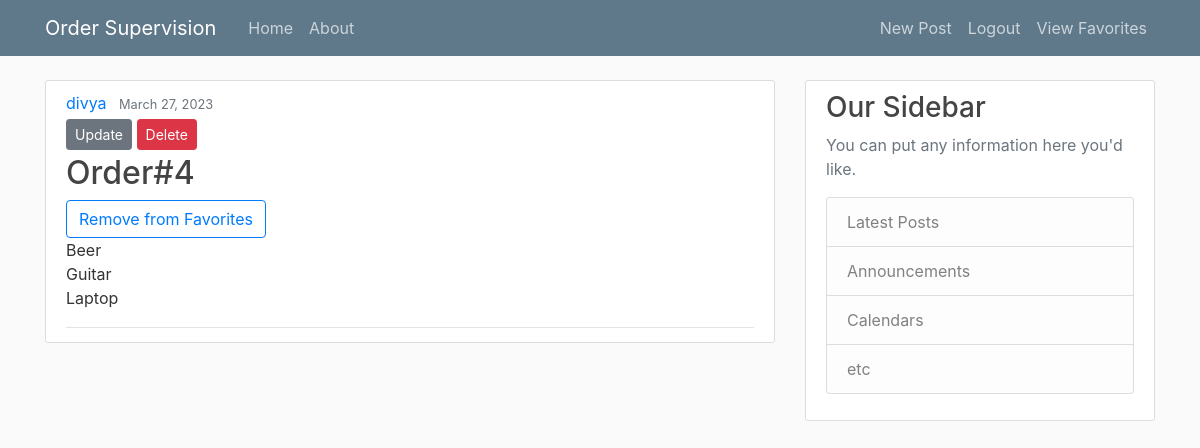
/post/6/ (signed in), run on the app's committed database.
### blog/models.py (models this page shows, shortened)
class Post(models.Model):
    title=models.CharField(max_length=100)
    content=models.TextField()
    date_posted=models.DateTimeField(default=timezone.now)
    author=models.ForeignKey(User, on_delete=models.CASCADE)
    favorite=models.ManyToManyField(User, related_name='favorite', blank=False)

### blog/views.py (the view)
# urls.py: path('post/<int:pk>/', PostDetailView.as_view(), name='post-detail'),
class PostDetailView(DetailView):
	model = Post

### blog/templates/blog/post_detail.html
{% extends "blog/base.html" %}
{%block content%}
  <article class="media content-section">
    <div class="media-body">
    <div class="article-metadata">
      <a class="mr-2" href="#">{{ object.author }}</a>
      <small class="text-muted">{{ object.date_posted|date:"F d, Y" }}</small>
      {% if object.author == user %}
        <div>
          <a class="btn btn-secondary btn-sm mt-1 mb-1" href="{% url 'post-update' object.id %}">Update</a>
          <a class="btn btn-danger btn-sm mt-1 mb-1" href="{% url 'post-delete' object.id %}">Delete</a>
        </div>
        {% if object.favorite == False %}
            <h2 class="article-title">{{ object.title }}</h2>
            <a href="{% url 'favorite_add' post.id %}" class="btn btn-outline-primary">Add to Favorites</a>
            <p class="article-content">{{ object.content }}</p>
        </div>
        {% else %}
            <h2 class="article-title">{{ object.title }}</h2>
            <a href="{% url 'favorite_add' post.id %}" class="btn btn-outline-primary">Remove from Favorites</a>
            <p class="article-content">{{ object.content }}</p>
        </div>
        {% endif %}
      {% endif %}
  </article>
{% endblock content %}

### blog/static/blog/main.css (style rules this page uses)
body { background: #fafafa; color: #333333; margin-top: 5rem; }
h1, h2, h3, h4, h5, h6 { color: #444444; }
.content-section { background: #ffffff; padding: 10px 20px; border: 1px solid #dddddd; border-radius: 3px; margin-bottom: 20px; }
.article-title { color: #444444; }
.article-content { white-space: pre-line; }
.article-metadata { padding-bottom: 1px; margin-bottom: 4px; border-bottom: 1px solid #e3e3e3 }

### data on the page
Post: author "divya", date_posted "March 27, 2023", title "Order#4", content "Beer Guitar Laptop"
